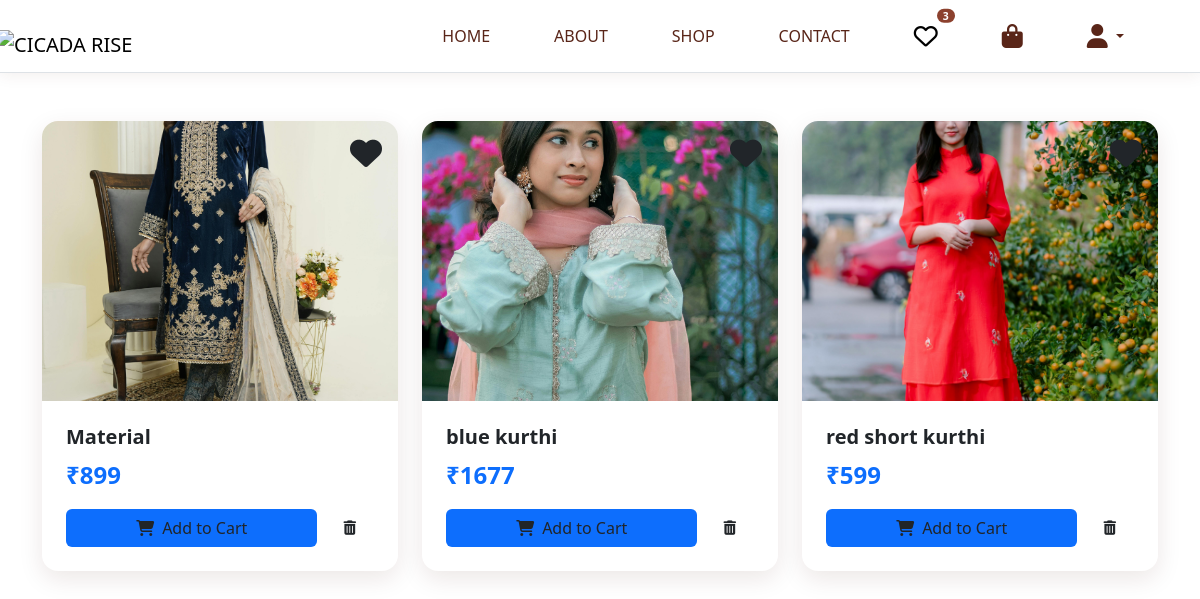
/wishlist/ (signed in), run on the app's committed database.
### app/models.py (models this page shows, shortened)
class Products(models.Model):
    name = models.CharField(max_length=60)
    price = models.IntegerField(default=0)
    category = models.ForeignKey(Category, on_delete=models.CASCADE, default=1)
    description = models.CharField(max_length=250, blank=True, null=True)
    image = models.ImageField(upload_to='uploads/products/', null=True, blank=True)
    image2 = models.ImageField(upload_to='uploads/products/', null=True, blank=True)
    image3 = models.ImageField(upload_to='uploads/products/', null=True, blank=True)
    image4 = models.ImageField(upload_to='uploads/products/', null=True, blank=True)
    class Meta:
        verbose_name_plural = "Products"

### app/decorators.py (the view)
    def wrapper(request, *args, **kwargs):
        if 'customer_id' not in request.session:
            return redirect('login')
        return view_func(request, *args, **kwargs)

### app/views.py (called while the page is built)
@customer_login_required
def wishlist_view(request):
    customer = get_object_or_404(Customer, id=request.session['customer_id'])
    wishlist_items = Wishlist.objects.filter(user=customer).select_related('product')
    return render(request, 'wishlist.html', {
        'products': [item.product for item in wishlist_items],
        'wishlist_count': wishlist_items.count(),
    })

### app/templates/wishlist.html (shortened to what this page needs)
{% load static %}
<!DOCTYPE html>
<html lang="en">
<head>
    <link href="https://cdn.jsdelivr.net/npm/bootstrap@5.3.3/dist/css/bootstrap.min.css" rel="stylesheet">
    <link href="https://cdnjs.cloudflare.com/ajax/libs/font-awesome/6.6.0/css/all.min.css" rel="stylesheet">
</head>
<body>
{% include 'navbar.html' %}
<div class="container py-5">
    {% if products %}
    <div class="row g-4">
        {% for product in products %}
        <div class="col-md-6 col-lg-4">
            <div class="product-card">
                <div class="position-relative">
                    <a href="{% url 'product_detail' product.id %}">
                        <img src="{{ product.image.url }}"
                             alt="{{ product.name }}"
                             class="product-image w-100">
                    </a>
                    <div class="position-absolute top-0 end-0 m-3">
                        <i class="fas fa-heart fa-2x" ></i>
                    </div>
                </div>
                <div class="p-4">
                    <h5 class="fw-semibold mb-2" style="color: var(--heading-color);">
                        <a href="{% url 'product_detail' product.id %}"
                           class="text-decoration-none" style="color: inherit;">
                            {{ product.name }}
                        </a>
                    </h5>
                    <div class="d-flex justify-content-between align-items-center mb-3">
                        <span class="fs-4 fw-bold" style="color: var(--bs-primary);">₹{{ product.price }}</span>
                    </div>
                    <div class="d-flex gap-2">
                        <form action="{% url 'add_to_cart' %}" method="post" style="flex: 1;">
                            <button type="submit" class="btn w-100"
                                    style="background-color: var(--bs-primary); ">
                                <i class="fas fa-shopping-cart me-2"></i>Add to Cart
                            </button>
                        </form>
                        <button onclick="removeFromWishlist({{ product.id }}, this)"
                                class="btn btn-remove">
                            <i class="fas fa-trash-alt"></i>
                        </button>
                    </div>
                </div>
            </div>
        </div>
        {% endfor %}
    </div>
    {% endif %}
</div>
</body>
</html>

### app/templates/wishlist.html (style rules this page uses)
:root { --accent: #C0A848; --dark-brown: #471801; --deep-brown: #5e2903; --light-beige: #c2ad9e; }
body { background- font-family: system-ui, -apple-system, sans-serif; }
.product-card { background: white; border-radius: 16px; overflow: hidden; box-shadow: 0 8px 25px rgba(71, 24, 1, 0.1); transition: all 0.3s ease; height: 100%; }
.product-image { height: 280px; object-fit: cover; }
.btn-remove { background- color: white; border: none; padding: 8px 18px; border-radius: 50px; font-size: 0.9rem; transition: all 0.3s; }

### data on the page
Products: image (picture), name "Material", price "899"
Products: image (picture), name "blue kurthi", price "1677"
Products: image (picture), name "red short kurthi", price "599"

### other printed values
{{ wishlist_count }} "3"
